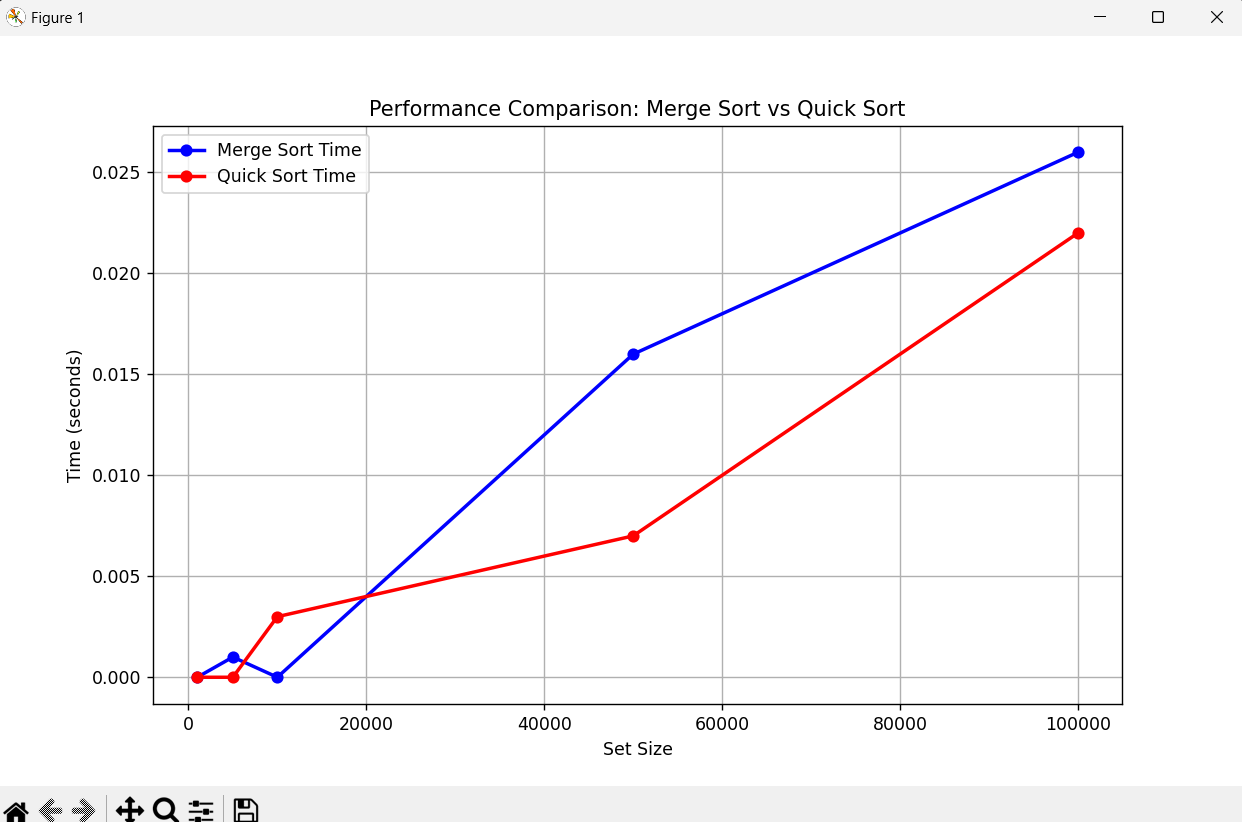

Here is the Python script that generated this plot:
import matplotlib.pyplot as plt

# Data for Set Size, Merge Sort Time, and Quick Sort Time
set_size = [1000, 5000, 10000, 50000, 100000]
merge_sort_time = [0.000000, 0.001000, 0.000000, 0.016000, 0.026000]
quick_sort_time = [0.000000, 0.000000, 0.003000, 0.007000, 0.022000]

# Create the plot
plt.figure(figsize=(10, 6))

# Plot the Merge Sort Time vs Set Size
plt.plot(set_size, merge_sort_time, label='Merge Sort Time', marker='o', color='blue', linestyle='-', linewidth=2)

# Plot the Quick Sort Time vs Set Size
plt.plot(set_size, quick_sort_time, label='Quick Sort Time', marker='o', color='red', linestyle='-', linewidth=2)

# Add labels and title
plt.xlabel('Set Size')
plt.ylabel('Time (seconds)')
plt.title('Performance Comparison: Merge Sort vs Quick Sort')

# Add a legend
plt.legend()

# Add grid for better readability
plt.grid(True)

# Display the plot
plt.show()
